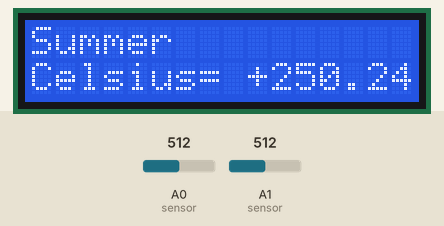
Simulated run of this sketch. Board: Arduino Uno, built with avr-gcc and run on an emulated ATmega328P. On the bench: 16×2 character LCD. The inputs (shaded band) are chosen by the test bench; at power-on: A1 (sensor) = 512, A0 (sensor) = 512. What the sketch prints to the serial monitor is not drawn.

Above: at 3.7 s.
3.8 s: A1 (sensor) set to 523
At 5.3 s:
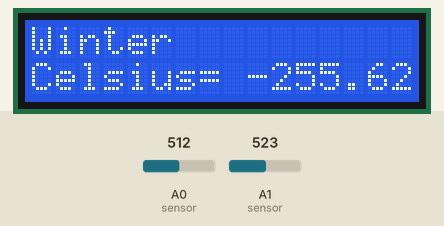
5.6 s: A0 (sensor) set to 535
At 8.1 s:
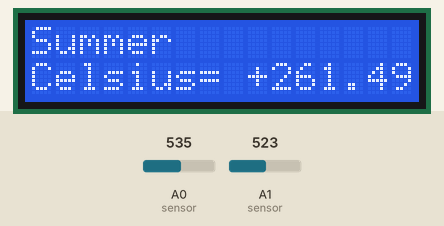
8.6 s: A0 (sensor) set to 716
At 11.2 s:
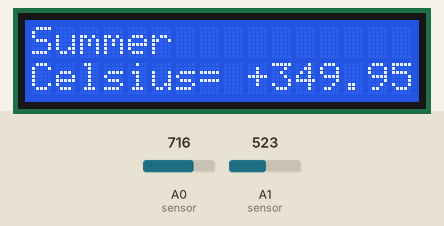
11.6 s: A1 (sensor) set to 706
13.4 s: A1 (sensor) set to 733
At 15.4 s:
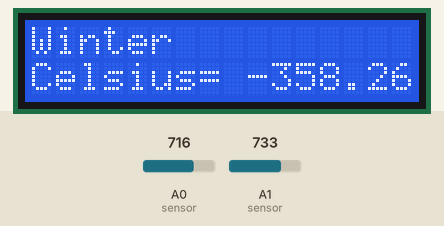
15.7 s: A0 (sensor) set to 900
At 18.3 s:
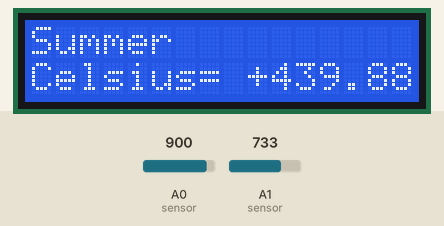
Timing chart, 0 to 19.7 s (numbered marks = the images above; inputs shaded):
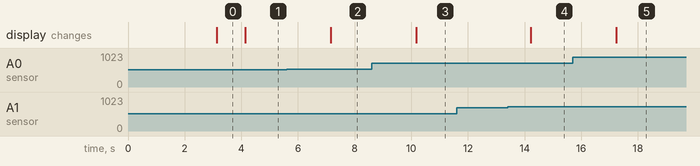

The sketch:

Sketch.ino
```cpp
#include <LiquidCrystal.h>
const int rs = 12, en = 11, d4 = 5, d5 = 4, d6 = 3, d7 = 2;
LiquidCrystal lcd_monitor(rs, en, d4, d5, d6, d7);


void setup()
{
	Serial.begin(9600);  // set baud rate at 9600 

	lcd_monitor.begin(16, 2); // ïî÷åìó òî âåñü ýòîò êîä ìîíèòîðà ïåðåñòàåò ðàáîòàòü åñëè âûíåñòè åãî èç ôóíêöèè Ñåòàïà
	lcd_monitor.begin(16, 2);

	lcd_monitor.setCursor(2, 0);
	lcd_monitor.print("DANIIL KONEV");
	delay(2000);

	/*lcd_monitor.setCursor(2, 0);
	lcd_monitor.print("www.ARDUINO-");
	lcd_monitor.setCursor(2, 1);
	lcd_monitor.print("DESIGNER.RU");
	delay(1000);*/
}


void loop() {
	//MyADC1();
	if (analogRead(A0) >= analogRead(A1) )
	{
		float val;  // define variable
		float volt;
		float millivolt;
		float Celsius;


		val = analogRead(A0);  // read the analog value of the sensor and assign it to val
		//Serial.print("val=");  // output and display characters beginning with Tep
		//Serial.println(val);   // output and display characters beginning with Tep
		//Serial.print("ARDUINO-DESIGNER.RU, Summer: ");   // output and display characters beginning with Tep
		Serial.print("Summer: ");   // output and display characters beginning with Tep
		volt = (5.0 / 1023.0) * val;  //volt=(5/1024)*val;
		millivolt = volt * 1000;
		//Serial.print("millivolt=");  // output and display characters beginning with Tep
		//Serial.println(millivolt);   // output and display characters beginning with Tep

		Celsius = millivolt / 10.0;
		Serial.print("Celsius= +");    // output and display characters beginning with Tep
		Serial.println(Celsius, 1);  // output and display characters beginning with Tep

		delay(1000);  // wait for 1 second

		lcd_monitor.clear();
		lcd_monitor.setCursor(0, 0);
		lcd_monitor.print("Summer");
		lcd_monitor.setCursor(0, 1);
		lcd_monitor.print("Celsius= +");
		lcd_monitor.print(Celsius);
		lcd_monitor.print("C");

	}

	if (analogRead(A1) > analogRead(A0))
	{
		float val;  // define variable
		float volt;
		float millivolt;
		float Celsius;


		val = analogRead(A1);  // read the analog value of the sensor and assign it to val
		//Serial.print("val=");  // output and display characters beginning with Tep
		//Serial.println(val);   // output and display characters beginning with Tep
		//Serial.print("ARDUINO-DESIGNER.RU, Winter: ");   // output and display characters beginning with Tep

		volt = (5.0 / 1023.0) * val;  //volt=(5/1024)*val;
		millivolt = volt * 1000;
		//Serial.print("millivolt=");  // output and display characters beginning with Tep
		//Serial.println(millivolt);   // output and display characters beginning with Tep

		Celsius = millivolt / 10.0;
		Serial.print("Celsius= -");    // output and display characters beginning with Tep
		Serial.println(Celsius, 1);  // output and display characters beginning with Tep

		lcd_monitor.clear();
		lcd_monitor.setCursor(0, 0);
		lcd_monitor.print("Winter");
		lcd_monitor.setCursor(0, 1);
		lcd_monitor.print("Celsius= -");
		lcd_monitor.print(Celsius);
		lcd_monitor.print("C");

		delay(1000);  // wait for 1 second
	}

}


float MyADC1()
{
	float val;  // define variable
	float volt;
	float millivolt;
	float Celsius;


	val = analogRead(A0);  // read the analog value of the sensor and assign it to val
	Serial.print("val=");  // output and display characters beginning with Tep
	Serial.println(val);   // output and display characters beginning with Tep

	volt = (5.0 / 1023.0) * val;  //volt=(5/1024)*val;
	millivolt = volt * 1000;
	Serial.print("millivolt=");  // output and display characters beginning with Tep
	Serial.println(millivolt);   // output and display characters beginning with Tep

	Celsius = millivolt / 10.0;
	Serial.print("Celsius=");    // output and display characters beginning with Tep
	Serial.println(Celsius, 1);  // output and display characters beginning with Tep

	delay(1000);  // wait for 1 second
	return millivolt;

}
```

myadc.cpp
```cpp

```

Measured:
- the behaviour switches between 512 and 513 on A1 (sensor) (found by bisection; images 0 and 1)
- the behaviour switches between 522 and 523 on A0 (sensor) (found by bisection; images 1 and 2)
- the behaviour switches between 716 and 717 on A1 (sensor) (found by bisection; images 3 and 4)
- after the input at 3.8 s, the display: changes after 0.35 s (image 1)
- after the input at 5.6 s, the display: changes after 1.6 s (image 2)
- after the input at 8.6 s, the display: changes after 1.6 s (image 3)
- after the input at 11.6 s, every drawn part: stays the same
- after the input at 13.4 s, the display: changes after 0.82 s (image 4)
- after the input at 15.7 s, the display: changes after 1.5 s (image 5)
